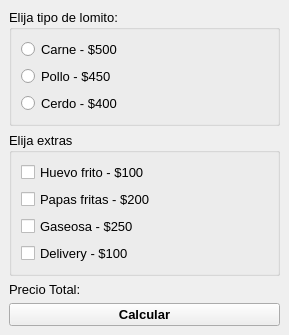
<?xml version="1.0" encoding="UTF-8"?>
<ui version="4.0">
 <class>MainWindow</class>
 <widget class="QMainWindow" name="MainWindow">
  <property name="geometry">
   <rect>
    <x>0</x>
    <y>0</y>
    <width>289</width>
    <height>326</height>
   </rect>
  </property>
  <property name="windowTitle">
   <string>MainWindow</string>
  </property>
  <widget class="QWidget" name="centralwidget">
   <layout class="QVBoxLayout" name="verticalLayout">
    <item>
     <widget class="QGroupBox" name="groupBox">
      <property name="font">
       <font>
        <pointsize>10</pointsize>
        <weight>50</weight>
        <bold>false</bold>
       </font>
      </property>
      <property name="tabletTracking">
       <bool>false</bool>
      </property>
      <property name="title">
       <string>Elija tipo de lomito:</string>
      </property>
      <layout class="QVBoxLayout" name="verticalLayout_2">
       <item>
        <widget class="QRadioButton" name="rb_carne">
         <property name="text">
          <string>Carne - $500</string>
         </property>
        </widget>
       </item>
       <item>
        <widget class="QRadioButton" name="rb_pollo">
         <property name="text">
          <string>Pollo - $450</string>
         </property>
        </widget>
       </item>
       <item>
        <widget class="QRadioButton" name="rb_cerdo">
         <property name="text">
          <string>Cerdo - $400</string>
         </property>
        </widget>
       </item>
      </layout>
     </widget>
    </item>
    <item>
     <widget class="QGroupBox" name="groupBox_2">
      <property name="font">
       <font>
        <pointsize>10</pointsize>
       </font>
      </property>
      <property name="title">
       <string>Elija extras</string>
      </property>
      <layout class="QVBoxLayout" name="verticalLayout_3">
       <item>
        <widget class="QCheckBox" name="cb_huevo">
         <property name="text">
          <string>Huevo frito - $100</string>
         </property>
        </widget>
       </item>
       <item>
        <widget class="QCheckBox" name="cb_papas">
         <property name="text">
          <string>Papas fritas - $200</string>
         </property>
        </widget>
       </item>
       <item>
        <widget class="QCheckBox" name="cb_gaseosa">
         <property name="text">
          <string>Gaseosa - $250</string>
         </property>
        </widget>
       </item>
       <item>
        <widget class="QCheckBox" name="cb_delivery">
         <property name="text">
          <string>Delivery - $100</string>
         </property>
        </widget>
       </item>
      </layout>
     </widget>
    </item>
    <item>
     <widget class="QLabel" name="label">
      <property name="font">
       <font>
        <pointsize>10</pointsize>
       </font>
      </property>
      <property name="text">
       <string>Precio Total:</string>
      </property>
     </widget>
    </item>
    <item>
     <widget class="QPushButton" name="btn_calcular">
      <property name="font">
       <font>
        <pointsize>10</pointsize>
        <weight>75</weight>
        <bold>true</bold>
       </font>
      </property>
      <property name="text">
       <string>Calcular</string>
      </property>
     </widget>
    </item>
   </layout>
  </widget>
 </widget>
 <resources/>
 <connections/>
</ui>
